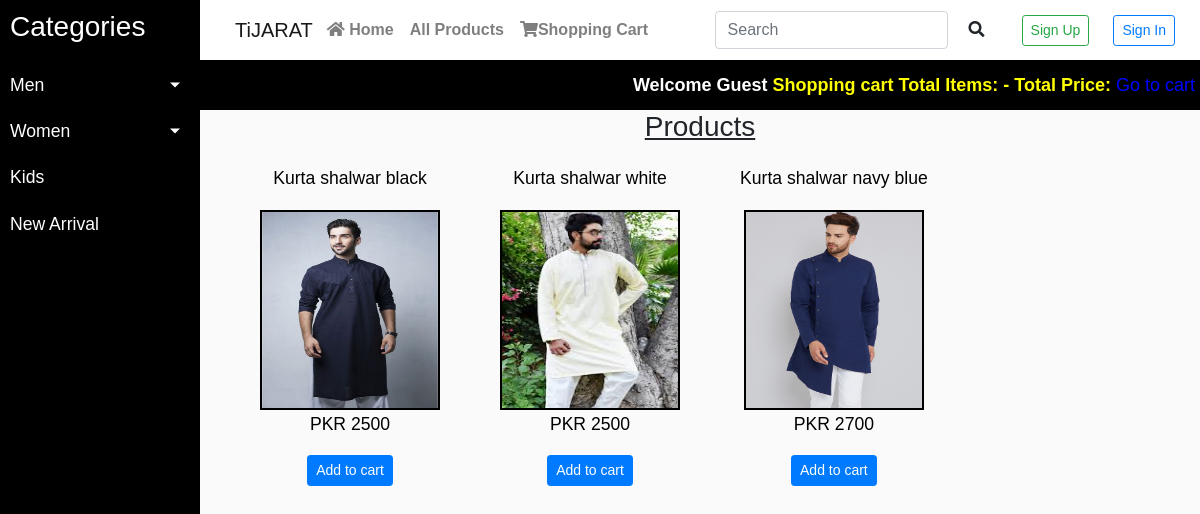
The app's page /index.php?type_id=kurta shalwar with its own data.
### tables this page shows
CREATE TABLE `products` (
  `product_id` int(100) NOT NULL,
  `product_cat` int(100) NOT NULL,
  `product_type` tinytext,
  `product_title` varchar(255) NOT NULL,
  `product_price` int(100) NOT NULL,
  `product_desc` text NOT NULL,
  `product_image` text NOT NULL,
  `product_keywords` text NOT NULL
);

### functions/functions.php (the view, shortened to what this page needs)
<?php
$con=mysqli_connect("localhost","root","","ecommerce");
function getMenPro()
{
    global $con;
        if (isset ($_GET['type_id']))
        {
        $men_title=$_GET['type_id'];
    $get_men_pro= "SELECT * FROM products WHERE product_cat= '1' AND product_type= '$men_title'";
    $run_men_pro= mysqli_query($con, $get_men_pro);
    while($row_men_pro=mysqli_fetch_array($run_men_pro))
    {
        $pro_id=$row_men_pro['product_id'];
        $pro_title=$row_men_pro['product_title'];
        $pro_price=$row_men_pro['product_price'];
        $pro_image=$row_men_pro['product_image'];
        echo "
            <div id=single_product>
            <a href='details.php?pro_id=$pro_id' >  <p>  $pro_title  </p> </a>
            <a href='details.php?pro_id=$pro_id'> <img src='admin_area/product_images/$pro_image' width='180' height='200' /> </a>
            <p> PKR $pro_price </p>
            <a href='index.php?add_cart=$pro_id'> <button class='btn btn-sm mx-4 btn-primary' style:'float:right'> Add to cart </button> </a>
            </div>
        ";
    }
        }
}
?>

### style.css (style rules this page uses)
body { font-family: 'Poppins', sans-serif; background: #fafafa; }
p { font-family: 'Poppins', sans-serif; font-size:1.1em; font-weight: 300; line-height: 1.7em; color: black; }
a, a:hover, a:focus { color: inherit; text-decoration: none; transition: all 0.3s; }
#single_product { float: left; padding-bottom : 30px; padding-left: 60px; }
#single_product img { border: 2px solid black; }

### records on screen
products: product_title "Kurta shalwar black", product_image (picture), product_price "2500"
products: product_title "Kurta shalwar white", product_image (picture), product_price "2500"
products: product_title "Kurta shalwar navy blue", product_image (picture), product_price "2700"
